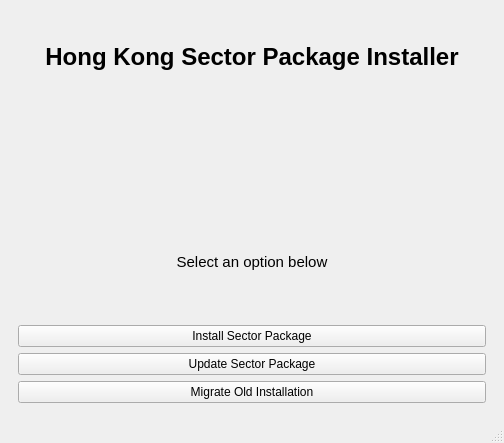
<?xml version="1.0" encoding="UTF-8"?>
<ui version="4.0">
 <class>MainWindow</class>
 <widget class="QMainWindow" name="MainWindow">
  <property name="geometry">
   <rect>
    <x>0</x>
    <y>0</y>
    <width>504</width>
    <height>443</height>
   </rect>
  </property>
  <property name="windowTitle">
   <string>Hong Kong Sector File Installer</string>
  </property>
  <widget class="QWidget" name="centralwidget">
   <layout class="QVBoxLayout" name="verticalLayout_2">
    <item>
     <widget class="QLabel" name="label_2">
      <property name="text">
       <string>&lt;html&gt;&lt;head/&gt;&lt;body&gt;&lt;p align=&quot;center&quot;&gt;&lt;span style=&quot; font-size:18pt; font-weight:700;&quot;&gt;Hong Kong Sector Package Installer&lt;/span&gt;&lt;/p&gt;&lt;/body&gt;&lt;/html&gt;</string>
      </property>
     </widget>
    </item>
    <item>
     <widget class="QLabel" name="label">
      <property name="text">
       <string>&lt;html&gt;&lt;head/&gt;&lt;body&gt;&lt;p align=&quot;center&quot;&gt;&lt;img src=&quot;:/images/hkvacc-blue.png&quot;/&gt;&lt;/p&gt;&lt;/body&gt;&lt;/html&gt;</string>
      </property>
     </widget>
    </item>
    <item>
     <widget class="QLabel" name="label1">
      <property name="text">
       <string>&lt;html&gt;&lt;head/&gt;&lt;body&gt;&lt;p align=&quot;center&quot;&gt;&lt;span style=&quot; font-size:11pt;&quot;&gt;Select an option below&lt;/span&gt;&lt;/p&gt;&lt;/body&gt;&lt;/html&gt;</string>
      </property>
     </widget>
    </item>
    <item>
     <widget class="QWidget" name="widget" native="true">
      <layout class="QVBoxLayout" name="verticalLayout">
       <item>
        <widget class="QPushButton" name="pushButton">
         <property name="text">
          <string>Install Sector Package</string>
         </property>
        </widget>
       </item>
       <item>
        <widget class="QPushButton" name="pushButton_3">
         <property name="text">
          <string>Update Sector Package</string>
         </property>
        </widget>
       </item>
       <item>
        <widget class="QPushButton" name="pushButton_2">
         <property name="text">
          <string>Migrate Old Installation</string>
         </property>
        </widget>
       </item>
      </layout>
     </widget>
    </item>
   </layout>
  </widget>
  <widget class="QStatusBar" name="statusbar"/>
 </widget>
 <resources/>
 <connections/>
</ui>
